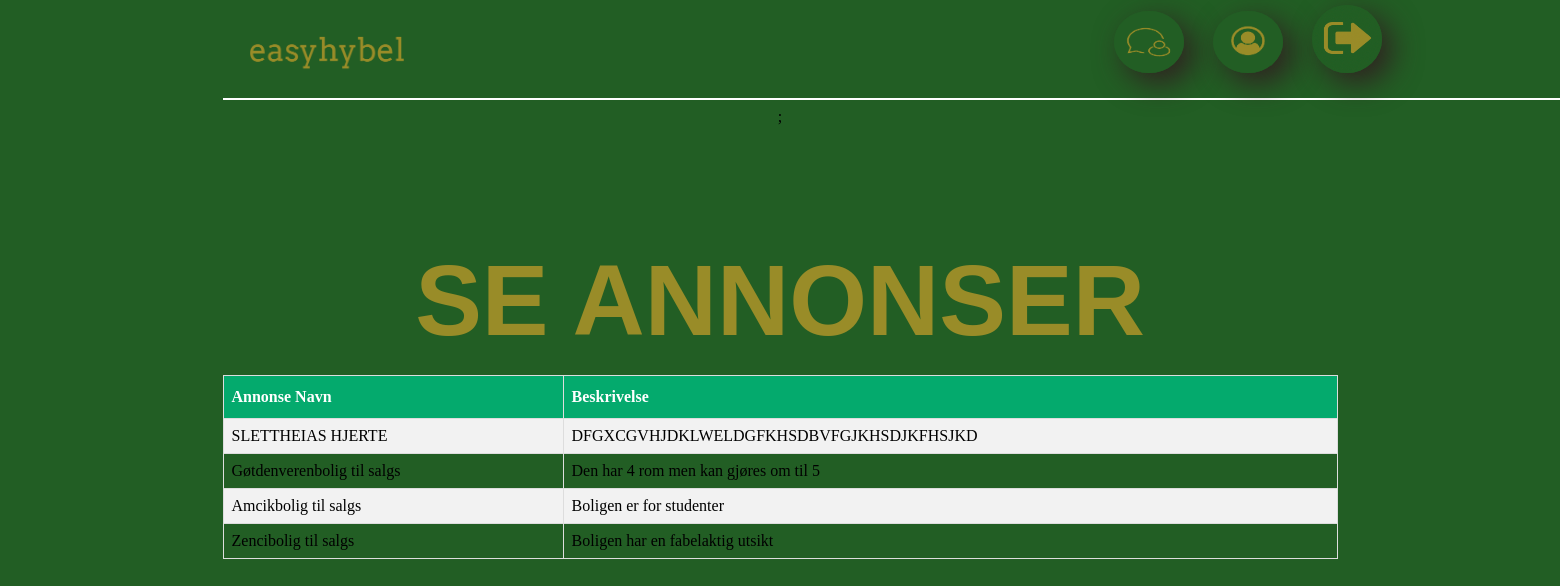
Page /www/views/seAnnonish.php (signed in) on the committed database.
### tables this page shows
CREATE TABLE Annonse
        (
            Annonse_ID              SMALLINT UNIQUE AUTO_INCREMENT,
            Annonse_Navn            VARCHAR(100)    NOT NULL,
            Annonse_Beskrivelse     VARCHAR(500)    NOT NULL,
            CONSTRAINT PRIMARY KEY (Annonse_ID)

        );

### www/views/seAnnonish.php (the view, shortened to what this page needs)
<html>
    <body>
         <?php
        include "header.php";
        include "../main/seAnnonser.php";
        ?>
    <table border='1'>
        <tr>
            <th>Annonse Navn</th>
            <th>Beskrivelse</th>
        </tr>
        <h1>SE ANNONSER</h1>
<?php
foreach ($annonser as $annonsish){
    echo "<tr>";
    echo "<td>". $annonsish['Annonse_Navn']."</td>";
    echo "<td>". $annonsish['Annonse_Beskrivelse']."</td>";
    echo "</tr>";
}
?>
    </table>
    </body>
</html>

### www/views/header.php (style rules this page uses)
body { background-color: #225E24; text-align: center; margin: auto; max-width: 1115px; }
h1 { position: relative; font-size: 100px; top: 50px; color: #998C28; text-align: center; font-family: Arial-BoldMT, Arial, Arial; }
table { border-collapse: collapse; width: 100%; }
table td, table th { border: 1px solid #ddd; padding: 8px; }
table tr:nth-child(even) { background-color: #f2f2f2; }
table th { padding-top: 12px; padding-bottom: 12px; text-align: left; background-color: #04AA6D; color: white; }

### rows in the picture
annonse: Annonse_Navn "SLETTHEIAS HJERTE", Annonse_Beskrivelse "DFGXCGVHJDKLWELDGFKHSDBVFGJKHSDJKFHSJKD"
annonse: Annonse_Navn "Gøtdenverenbolig til salgs", Annonse_Beskrivelse "Den har 4 rom men kan gjøres om til 5"
annonse: Annonse_Navn "Amcikbolig til salgs", Annonse_Beskrivelse "Boligen er for studenter"
annonse: Annonse_Navn "Zencibolig til salgs", Annonse_Beskrivelse "Boligen har en fabelaktig utsikt"
